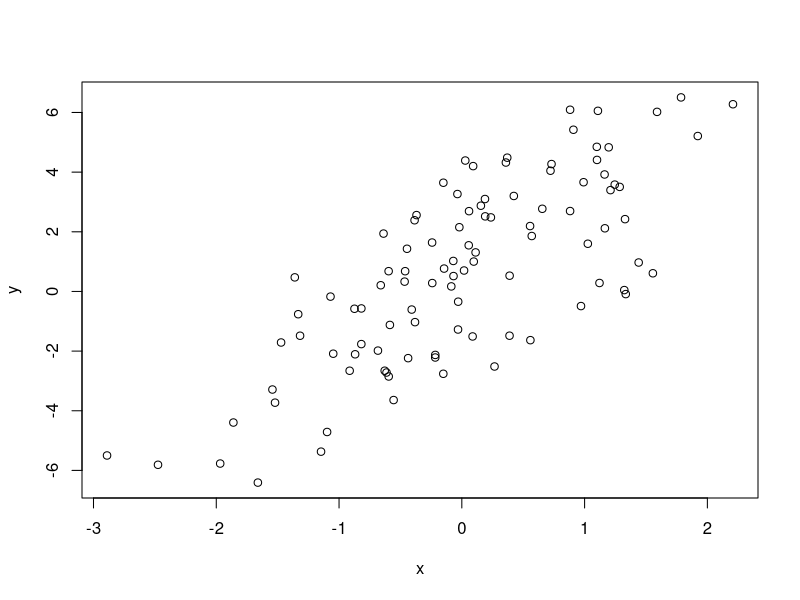
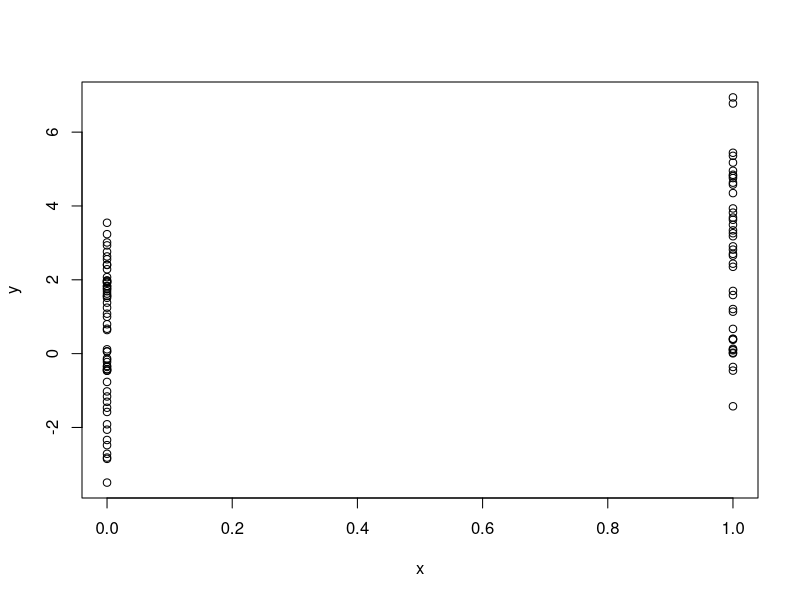

These charts were generated, in order, by the following R code:
#      Simulation
# Simulating a Linear Model

#  Simulating random numbers is useful but sometimes we want to simulate values that come from a
# specific model. For that we need to specify the model and then simulate from it using the functions
# described above.
#  Suppose we want to simulate from the following linear model
#                          
#                                  y = β0 + β1 x + ε
#
# where ε ∼ N (0, 2^2 ). Assume x ∼ N (0, 1^2 ), β0 = 0.5 and β1 = 2. 
# The variable x might represent an important predictor of the outcome y.

## Always set the seed
set.seed(20)

## Simulate predictor variable
x <- rnorm(100)

## Simulate the error term
e <- rnorm(100, 0, 2)

## Compute the outcome via the model
y <- 0.5 + 2 * x + e

summary(y)
#    Min. 1st Qu.  Median    Mean 3rd Qu.    Max. 
# -6.4084 -1.5402  0.6789  0.6893  2.9303  6.5052 

# We can plot the results of the model simulation:
plot(x, y)


#  If we want to simulate a predictor variable x that is binary instead of having a Normal
# distribution. We can use the rbinom()

set.seed(10)
x <- rbinom(100, 1, 0.5)
str(x)
## 'x' is now 0s and 1s
# int [1:100] 1 0 0 1 0 0 0 0 1 0 ...

# Then we can procede with the rest of the model as before.
e <- rnorm(100, 0, 2)
y <- 0.5 + 2 * x + e

plot(x, y)


# Sampling
##################

set.seed(1)
sample(1:10, 4)
# [1] 9 4 7 1
sample(1:10, 4)
# [1] 2 7 3 6

## Doesn't have to be numbers
sample(letters, 5)
# [1] "q" "b" "e" "x" "p"

## Do a random permutation
sample(1:10)
# [1] 4  7 10  6  9  2  8  3  1  5
sample(1:10)
# [1] 5 10 2 8 6 1 4 3 9 7

## Sample w/replacement
sample(1:10, replace = TRUE)
# [1] 6 6 8 1 5 8 7 5 9 5




